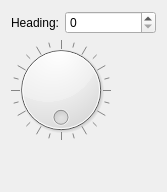
<?xml version="1.0" encoding="UTF-8"?>
<ui version="4.0">
 <class>Form</class>
 <widget class="QWidget" name="Form">
  <property name="geometry">
   <rect>
    <x>0</x>
    <y>0</y>
    <width>167</width>
    <height>192</height>
   </rect>
  </property>
  <property name="windowTitle">
   <string>Form</string>
  </property>
  <layout class="QGridLayout" name="gridLayout">
   <item row="0" column="0" colspan="2">
    <layout class="QHBoxLayout" name="horizontalLayout">
     <item>
      <widget class="QLabel" name="label">
       <property name="text">
        <string>Heading:</string>
       </property>
      </widget>
     </item>
     <item>
      <widget class="QSpinBox" name="headingSpinBox">
       <property name="sizePolicy">
        <sizepolicy hsizetype="MinimumExpanding" vsizetype="Fixed">
         <horstretch>0</horstretch>
         <verstretch>0</verstretch>
        </sizepolicy>
       </property>
      </widget>
     </item>
    </layout>
   </item>
   <item row="1" column="0">
    <widget class="QDial" name="headingDial">
     <property name="minimumSize">
      <size>
       <width>100</width>
       <height>100</height>
      </size>
     </property>
     <property name="maximum">
      <number>359</number>
     </property>
     <property name="sliderPosition">
      <number>0</number>
     </property>
     <property name="orientation">
      <enum>Qt::Horizontal</enum>
     </property>
     <property name="wrapping">
      <bool>true</bool>
     </property>
     <property name="notchTarget">
      <double>15.000000000000000</double>
     </property>
     <property name="notchesVisible">
      <bool>true</bool>
     </property>
    </widget>
   </item>
   <item row="1" column="1">
    <spacer name="horizontalSpacer_2">
     <property name="orientation">
      <enum>Qt::Horizontal</enum>
     </property>
     <property name="sizeHint" stdset="0">
      <size>
       <width>30</width>
       <height>20</height>
      </size>
     </property>
    </spacer>
   </item>
   <item row="2" column="0">
    <spacer name="verticalSpacer">
     <property name="orientation">
      <enum>Qt::Vertical</enum>
     </property>
     <property name="sizeHint" stdset="0">
      <size>
       <width>20</width>
       <height>18</height>
      </size>
     </property>
    </spacer>
   </item>
  </layout>
 </widget>
 <resources/>
 <connections/>
</ui>
